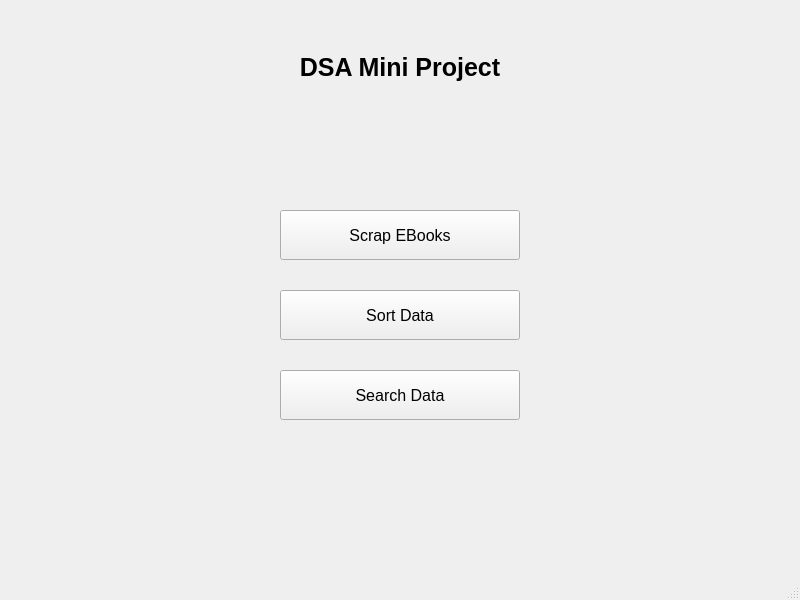
<?xml version="1.0" encoding="UTF-8"?>
<ui version="4.0">
 <class>MainWindow</class>
 <widget class="QMainWindow" name="MainWindow">
  <property name="geometry">
   <rect>
    <x>0</x>
    <y>0</y>
    <width>800</width>
    <height>600</height>
   </rect>
  </property>
  <property name="windowTitle">
   <string>Project</string>
  </property>
  <widget class="QWidget" name="centralwidget">
   <widget class="QLabel" name="label">
    <property name="geometry">
     <rect>
      <x>290</x>
      <y>50</y>
      <width>220</width>
      <height>35</height>
     </rect>
    </property>
    <property name="font">
     <font>
      <family>MS Sans Serif</family>
      <pointsize>19</pointsize>
      <weight>75</weight>
      <italic>false</italic>
      <bold>true</bold>
     </font>
    </property>
    <property name="text">
     <string>DSA Mini Project</string>
    </property>
    <property name="alignment">
     <set>Qt::AlignCenter</set>
    </property>
    <property name="wordWrap">
     <bool>false</bool>
    </property>
   </widget>
   <widget class="QPushButton" name="scrapBtn">
    <property name="geometry">
     <rect>
      <x>280</x>
      <y>210</y>
      <width>240</width>
      <height>50</height>
     </rect>
    </property>
    <property name="font">
     <font>
      <pointsize>12</pointsize>
     </font>
    </property>
    <property name="text">
     <string>Scrap EBooks</string>
    </property>
   </widget>
   <widget class="QPushButton" name="sortBtn">
    <property name="geometry">
     <rect>
      <x>280</x>
      <y>290</y>
      <width>240</width>
      <height>50</height>
     </rect>
    </property>
    <property name="font">
     <font>
      <pointsize>12</pointsize>
     </font>
    </property>
    <property name="text">
     <string>Sort Data</string>
    </property>
   </widget>
   <widget class="QPushButton" name="searchBtn">
    <property name="geometry">
     <rect>
      <x>280</x>
      <y>370</y>
      <width>240</width>
      <height>50</height>
     </rect>
    </property>
    <property name="font">
     <font>
      <pointsize>12</pointsize>
     </font>
    </property>
    <property name="text">
     <string>Search Data</string>
    </property>
   </widget>
  </widget>
  <widget class="QMenuBar" name="menubar">
   <property name="geometry">
    <rect>
     <x>0</x>
     <y>0</y>
     <width>800</width>
     <height>21</height>
    </rect>
   </property>
  </widget>
  <widget class="QStatusBar" name="statusbar"/>
 </widget>
 <resources/>
 <connections/>
</ui>
